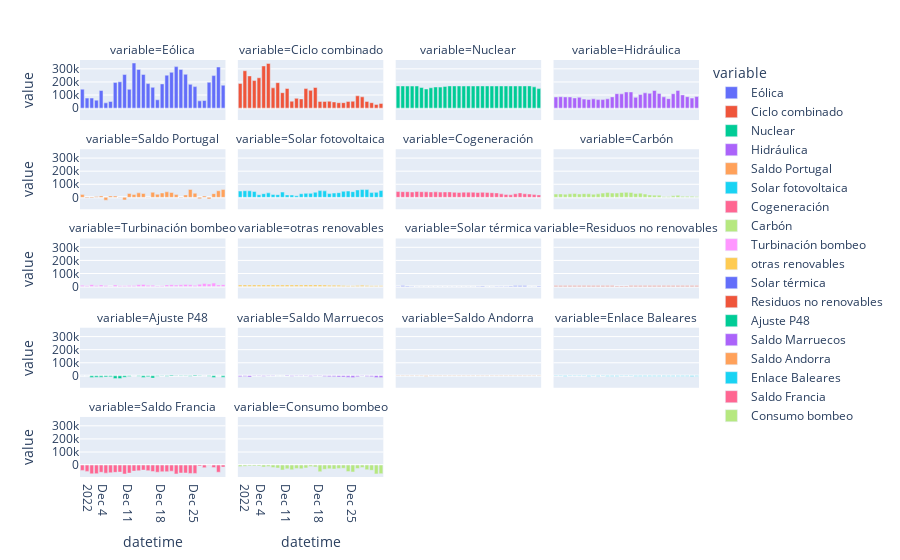

This figure's notebook cell:
### Markdown cell above
#### Facets

### Code cell
px.bar(data_frame=dfm, x='datetime', y='value', color='variable',
      facet_col='variable', facet_col_wrap=4, height=700)

### Figure 1 — Plotly figure (JSON) as saved in the notebook; plotly's stock layout.template omitted (floating-point values rounded to 4 significant figures)
{"data": [{"alignmentgroup": "True", "hovertemplate": "variable=Eólica<br>datetime=%{x}<br>value=%{y}<extra></extra>", "legendgroup": "Eólica", "marker": {"color": "#636efa", "pattern": {"shape": ""}}, "name": "Eólica", "offsetgroup": "Eólica", "orientation": "v", "showlegend": true, "textposition": "auto", "type": "bar", "x": ["2022-12-12T00:00:00", "2022-12-21T00:00:00", "2022-12-30T00:00:00", "2022-12-22T00:00:00", "2022-12-13T00:00:00", "2022-12-20T00:00:00", "2022-12-23T00:00:00", "2022-12-14T00:00:00", "2022-12-10T00:00:00", "2022-12-19T00:00:00", "2022-12-29T00:00:00", "2022-12-09T00:00:00", "2022-12-28T00:00:00", "2022-12-08T00:00:00", "2022-12-15T00:00:00", "2022-12-18T00:00:00", "2022-12-24T00:00:00", "2022-12-31T00:00:00", "2022-12-25T00:00:00", "2022-12-16T00:00:00", "2022-12-01T00:00:00", "2022-12-11T00:00:00", "2022-12-05T00:00:00", "2022-12-03T00:00:00", "2022-12-02T00:00:00", "2022-12-17T00:00:00", "2022-12-04T00:00:00", "2022-12-27T00:00:00", "2022-12-26T00:00:00", "2022-12-07T00:00:00", "2022-12-06T00:00:00"], "xaxis": "x17", "y": [344700.0, 317100.0, 314300.0, 295600.0, 294800.0, 273600.0, 258300.0, 257400.0, 256500.0, 251900.0, 248600.0, 201000.0, 197300.0, 196300.0, 187300.0, 185200.0, 181700.0, 175000.0, 164400.0, 158900.0, 144600.0, 143700.0, 134600.0, 76800.0, 76540.0, 63560.0, 61070.0, 58330.0, 55460.0, 50890.0, 40120.0], "yaxis": "y17"}, {"alignmentgroup": "True", "hovertemplate": "variable=Ciclo combinado<br>datetime=%{x}<br>value=%{y}<extra></extra>", "legendgroup": "Ciclo combinado", "marker": {"color": "#EF553B", "pattern": {"shape": ""}}, "name": "Ciclo combinado", "offsetgroup": "Ciclo combinado", "orientation": "v", "showlegend": true, "textposition": "auto", "type": "bar", "x": ["2022-12-07T00:00:00", "2022-12-06T00:00:00", "2022-12-02T00:00:00", "2022-12-03T00:00:00", "2022-12-05T00:00:00", "2022-12-04T00:00:00", "2022-12-09T00:00:00", "2022-12-01T00:00:00", "2022-12-17T00:00:00", "2022-12-08T00:00:00", "2022-12-11T00:00:00", "2022-12-15T00:00:00", "2022-12-16T00:00:00", "2022-12-10T00:00:00", "2022-12-26T00:00:00", "2022-12-27T00:00:00", "2022-12-13T00:00:00", "2022-12-14T00:00:00", "2022-12-12T00:00:00", "2022-12-25T00:00:00", "2022-12-20T00:00:00", "2022-12-28T00:00:00", "2022-12-24T00:00:00", "2022-12-19T00:00:00", "2022-12-18T00:00:00", "2022-12-21T00:00:00", "2022-12-23T00:00:00", "2022-12-22T00:00:00", "2022-12-29T00:00:00", "2022-12-31T00:00:00", "2022-12-30T00:00:00"], "xaxis": "x18", "y": [341400.0, 322300.0, 285400.0, 246000.0, 231800.0, 210500.0, 194600.0, 188300.0, 157500.0, 154800.0, 150100.0, 149200.0, 135900.0, 118200.0, 94148, 86270.0, 75100.0, 70420.0, 52900.0, 52580.0, 52560.0, 51490.0, 51190.0, 51130.0, 50900.0, 47270.0, 41980.0, 41530.0, 41460.0, 36130.0, 28470.0], "yaxis": "y18"}, {"alignmentgroup": "True", "hovertemplate": "variable=Nuclear<br>datetime=%{x}<br>value=%{y}<extra></extra>", "legendgroup": "Nuclear", "marker": {"color": "#00cc96", "pattern": {"shape": ""}}, "name": "Nuclear", "offsetgroup": "Nuclear", "orientation": "v", "showlegend": true, "textposition": "auto", "type": "bar", "x": ["2022-12-19T00:00:00", "2022-12-29T00:00:00", "2022-12-18T00:00:00", "2022-12-12T00:00:00", "2022-12-20T00:00:00", "2022-12-13T00:00:00", "2022-12-14T00:00:00", "2022-12-28T00:00:00", "2022-12-02T00:00:00", "2022-12-27T00:00:00", "2022-12-22T00:00:00", "2022-12-26T00:00:00", "2022-12-24T00:00:00", "2022-12-23T00:00:00", "2022-12-01T00:00:00", "2022-12-25T00:00:00", "2022-12-21T00:00:00", "2022-12-15T00:00:00", "2022-12-05T00:00:00", "2022-12-17T00:00:00", "2022-12-16T00:00:00", "2022-12-04T00:00:00", "2022-12-03T00:00:00", "2022-12-11T00:00:00", "2022-12-30T00:00:00", "2022-12-09T00:00:00", "2022-12-10T00:00:00", "2022-12-06T00:00:00", "2022-12-08T00:00:00", "2022-12-31T00:00:00", "2022-12-07T00:00:00"], "xaxis": "x19", "y": [169818, 169800.0, 169700.0, 169600.0, 169600.0, 169600.0, 169575, 169600.0, 169500.0, 169500.0, 169500.0, 169500.0, 169400.0, 169400.0, 169400.0, 169400.0, 169300.0, 169300.0, 169200.0, 169200.0, 169200.0, 168845, 168800.0, 166000.0, 162500.0, 161600.0, 160600.0, 157600.0, 155600.0, 149000.0, 146300.0], "yaxis": "y19"}, {"alignmentgroup": "True", "hovertemplate": "variable=Hidráulica<br>datetime=%{x}<br>value=%{y}<extra></extra>", "legendgroup": "Hidráulica", "marker": {"color": "#ab63fa", "pattern": {"shape": ""}}, "name": "Hidráulica", "offsetgroup": "Hidráulica", "orientation": "v", "showlegend": true, "textposition": "auto", "type": "bar", "x": ["2022-12-27T00:00:00", "2022-12-22T00:00:00", "2022-12-17T00:00:00", "2022-12-16T00:00:00", "2022-12-20T00:00:00", "2022-12-21T00:00:00", "2022-12-23T00:00:00", "2022-12-14T00:00:00", "2022-12-26T00:00:00", "2022-12-15T00:00:00", "2022-12-19T00:00:00", "2022-12-28T00:00:00", "2022-12-31T00:00:00", "2022-12-29T00:00:00", "2022-12-02T00:00:00", "2022-12-24T00:00:00", "2022-12-13T00:00:00", "2022-12-03T00:00:00", "2022-12-04T00:00:00", "2022-12-01T00:00:00", "2022-12-06T00:00:00", "2022-12-18T00:00:00", "2022-12-05T00:00:00", "2022-12-30T00:00:00", "2022-12-25T00:00:00", "2022-12-12T00:00:00", "2022-12-09T00:00:00", "2022-12-07T00:00:00", "2022-12-08T00:00:00", "2022-12-10T00:00:00", "2022-12-11T00:00:00"], "xaxis": "x20", "y": [135500.0, 134500.0, 123700.0, 123300.0, 116900.0, 113000.0, 112600.0, 110400.0, 110000.0, 109000.0, 103800.0, 101000.0, 88240.0, 87330.0, 87180.0, 86090.0, 85870.0, 85600.0, 85470.0, 85420.0, 82810.0, 82300.0, 77820.0, 76540.0, 72490.0, 71210.0, 70870.0, 68760.0, 66270.0, 65130.0, 65090.0], "yaxis": "y20"}, {"alignmentgroup": "True", "hovertemplate": "variable=Saldo Portugal<br>datetime=%{x}<br>value=%{y}<extra></extra>", "legendgroup": "Saldo Portugal", "marker": {"color": "#FFA15A", "pattern": {"shape": ""}}, "name": "Saldo Portugal", "offsetgroup": "Saldo Portugal", "orientation": "v", "showlegend": true, "textposition": "auto", "type": "bar", "x": ["2022-12-24T00:00:00", "2022-12-31T00:00:00", "2022-12-30T00:00:00", "2022-12-19T00:00:00", "2022-12-16T00:00:00", "2022-12-20T00:00:00", "2022-12-13T00:00:00", "2022-12-18T00:00:00", "2022-12-25T00:00:00", "2022-12-11T00:00:00", "2022-12-14T00:00:00", "2022-12-29T00:00:00", "2022-12-17T00:00:00", "2022-12-12T00:00:00", "2022-12-21T00:00:00", "2022-12-01T00:00:00", "2022-12-23T00:00:00", "2022-12-05T00:00:00", "2022-12-07T00:00:00", "2022-12-27T00:00:00", "2022-12-08T00:00:00", "2022-12-04T00:00:00", "2022-12-15T00:00:00", "2022-12-09T00:00:00", "2022-12-22T00:00:00", "2022-12-02T00:00:00", "2022-12-03T00:00:00", "2022-12-26T00:00:00", "2022-12-28T00:00:00", "2022-12-10T00:00:00", "2022-12-06T00:00:00"], "xaxis": "x13", "y": [60930.0, 59930.0, 50540.0, 42350.0, 39110.0, 37146, 34339, 33700.0, 31360.0, 29830.0, 29370.0, 28566, 23500.0, 21877, 21200.0, 21040.0, 18650.0, 11330.0, 11150.0, 10530.0, 10460.0, 6201.0, 2574.0, -1597.0, -2420.0, -5325, -5557.0, -10630.0, -11990.0, -19910.0, -21626], "yaxis": "y13"}, {"alignmentgroup": "True", "hovertemplate": "variable=Solar fotovoltaica<br>datetime=%{x}<br>value=%{y}<extra></extra>", "legendgroup": "Solar fotovoltaica", "marker": {"color": "#19d3f3", "pattern": {"shape": ""}}, "name": "Solar fotovoltaica", "offsetgroup": "Solar fotovoltaica", "orientation": "v", "showlegend": true, "textposition": "auto", "type": "bar", "x": ["2022-12-27T00:00:00", "2022-12-28T00:00:00", "2022-12-26T00:00:00", "2022-12-31T00:00:00", "2022-12-18T00:00:00", "2022-12-02T00:00:00", "2022-12-03T00:00:00", "2022-12-19T00:00:00", "2022-12-24T00:00:00", "2022-12-01T00:00:00", "2022-12-23T00:00:00", "2022-12-04T00:00:00", "2022-12-25T00:00:00", "2022-12-10T00:00:00", "2022-12-17T00:00:00", "2022-12-30T00:00:00", "2022-12-29T00:00:00", "2022-12-22T00:00:00", "2022-12-07T00:00:00", "2022-12-21T00:00:00", "2022-12-16T00:00:00", "2022-12-15T00:00:00", "2022-12-20T00:00:00", "2022-12-06T00:00:00", "2022-12-14T00:00:00", "2022-12-08T00:00:00", "2022-12-09T00:00:00", "2022-12-05T00:00:00", "2022-12-11T00:00:00", "2022-12-12T00:00:00", "2022-12-13T00:00:00"], "xaxis": "x14", "y": [59800.0, 59360.0, 56400.0, 52060.0, 51501, 50710.0, 50360.0, 49790.0, 48430.0, 48340.0, 46410.0, 44570.0, 43650.0, 40670.0, 39170.0, 38280.0, 36230.0, 35860.0, 34360.0, 32760.0, 30830.0, 30690.0, 29120.0, 28200.0, 27720.0, 21720.0, 20660.0, 20160.0, 18860.0, 17826, 12370.0], "yaxis": "y14"}, {"alignmentgroup": "True", "hovertemplate": "variable=Cogeneración<br>datetime=%{x}<br>value=%{y}<extra></extra>", "legendgroup": "Cogeneración", "marker": {"color": "#FF6692", "pattern": {"shape": ""}}, "name": "Cogeneración", "offsetgroup": "Cogeneración", "orientation": "v", "showlegend": true, "textposition": "auto", "type": "bar", "x": ["2022-12-05T00:00:00", "2022-12-01T00:00:00", "2022-12-02T00:00:00", "2022-12-03T00:00:00", "2022-12-06T00:00:00", "2022-12-07T00:00:00", "2022-12-09T00:00:00", "2022-12-12T00:00:00", "2022-12-08T00:00:00", "2022-12-11T00:00:00", "2022-12-04T00:00:00", "2022-12-10T00:00:00", "2022-12-15T00:00:00", "2022-12-16T00:00:00", "2022-12-17T00:00:00", "2022-12-19T00:00:00", "2022-12-13T00:00:00", "2022-12-20T00:00:00", "2022-12-14T00:00:00", "2022-12-18T00:00:00", "2022-12-21T00:00:00", "2022-12-27T00:00:00", "2022-12-22T00:00:00", "2022-12-26T00:00:00", "2022-12-28T00:00:00", "2022-12-23T00:00:00", "2022-12-29T00:00:00", "2022-12-24T00:00:00", "2022-12-30T00:00:00", "2022-12-25T00:00:00", "2022-12-31T00:00:00"], "xaxis": "x15", "y": [45100.0, 44490.0, 43460, 43390.0, 43240.0, 42560.0, 42480.0, 41860.0, 41600.0, 41360.0, 41310.0, 40420.0, 40010.0, 39920.0, 39270.0, 38810.0, 38480.0, 38030.0, 37880.0, 37060.0, 35640.0, 34160.0, 33940.0, 27380.0, 27380.0, 26740.0, 25540.0, 22820.0, 21090.0, 19410.0, 18810.0], "yaxis": "y15"}, {"alignmentgroup": "True", "hovertemplate": "variable=Carbón<br>datetime=%{x}<br>value=%{y}<extra></extra>", "legendgroup": "Carbón", "marker": {"color": "#B6E880", "pattern": {"shape": ""}}, "name": "Carbón", "offsetgroup": "Carbón", "orientation": "v", "showlegend": true, "textposition": "auto", "type": "bar", "x": ["2022-12-16T00:00:00", "2022-12-15T00:00:00", "2022-12-17T00:00:00", "2022-12-12T00:00:00", "2022-12-13T00:00:00", "2022-12-14T00:00:00", "2022-12-11T00:00:00", "2022-12-19T00:00:00", "2022-12-18T00:00:00", "2022-12-05T00:00:00", "2022-12-07T00:00:00", "2022-12-04T00:00:00", "2022-12-08T00:00:00", "2022-12-10T00:00:00", "2022-12-02T00:00:00", "2022-12-06T00:00:00", "2022-12-01T00:00:00", "2022-12-20T00:00:00", "2022-12-03T00:00:00", "2022-12-09T00:00:00", "2022-12-21T00:00:00", "2022-12-22T00:00:00", "2022-12-23T00:00:00", "2022-12-27T00:00:00", "2022-12-26T00:00:00", "2022-12-29T00:00:00", "2022-12-28T00:00:00", "2022-12-30T00:00:00", "2022-12-24T00:00:00", "2022-12-31T00:00:00", "2022-12-25T00:00:00"], "xaxis": "x16", "y": [38151, 37540.0, 37000.0, 36720.0, 33230.0, 33160.0, 32680.0, 32390.0, 29910.0, 29320.0, 28530.0, 27400.0, 27210.0, 26740.0, 26380.0, 25770.0, 25420.0, 25130.0, 24470.0, 23900.0, 18620.0, 17100.0, 16120.0, 15510.0, 11540.0, 8283.0, 8236.0, 8145.0, 7048.0, 6772.0, 6420.0], "yaxis": "y16"}, {"alignmentgroup": "True", "hovertemplate": "variable=Turbinación bombeo<br>datetime=%{x}<br>value=%{y}<extra></extra>", "legendgroup": "Turbinación bombeo", "marker": {"color": "#FF97FF", "pattern": {"shape": ""}}, "name": "Turbinación bombeo", "offsetgroup": "Turbinación bombeo", "orientation": "v", "showlegend": true, "textposition": "auto", "type": "bar", "x": ["2022-12-29T00:00:00", "2022-12-27T00:00:00", "2022-12-28T00:00:00", "2022-12-26T00:00:00", "2022-12-14T00:00:00", "2022-12-23T00:00:00", "2022-12-03T00:00:00", "2022-12-31T00:00:00", "2022-12-20T00:00:00", "2022-12-22T00:00:00", "2022-12-24T00:00:00", "2022-12-13T00:00:00", "2022-12-19T00:00:00", "2022-12-30T00:00:00", "2022-12-05T00:00:00", "2022-12-08T00:00:00", "2022-12-21T00:00:00", "2022-12-15T00:00:00", "2022-12-16T00:00:00", "2022-12-25T00:00:00", "2022-12-01T00:00:00", "2022-12-06T00:00:00", "2022-12-11T00:00:00", "2022-12-04T00:00:00", "2022-12-12T00:00:00", "2022-12-09T00:00:00", "2022-12-18T00:00:00", "2022-12-02T00:00:00", "2022-12-10T00:00:00", "2022-12-17T00:00:00", "2022-12-07T00:00:00"], "xaxis": "x9", "y": [26680.0, 23850.0, 19800.0, 17830.0, 16860.0, 16210.0, 14900.0, 14830.0, 14360.0, 14280.0, 14110.0, 13910.0, 12810.0, 12700.0, 12510.0, 11663, 11340.0, 10480.0, 10220.0, 9825.0, 9476.0, 8886.0, 7924.0, 7778.0, 7573.0, 6885.0, 6645.0, 6406.0, 5805.0, 5343.0, 2729.0], "yaxis": "y9"}, {"alignmentgroup": "True", "hovertemplate": "variable=otras renovables<br>datetime=%{x}<br>value=%{y}<extra></extra>", "legendgroup": "otras renovables", "marker": {"color": "#FECB52", "pattern": {"shape": ""}}, "name": "otras renovables", "offsetgroup": "otras renovables", "orientation": "v", "showlegend": true, "textposition": "auto", "type": "bar", "x": ["2022-12-15T00:00:00", "2022-12-17T00:00:00", "2022-12-18T00:00:00", "2022-12-16T00:00:00", "2022-12-06T00:00:00", "2022-12-13T00:00:00", "2022-12-11T00:00:00", "2022-12-04T00:00:00", "2022-12-02T00:00:00", "2022-12-07T00:00:00", "2022-12-12T00:00:00", "2022-12-03T00:00:00", "2022-12-05T00:00:00", "2022-12-01T00:00:00", "2022-12-14T00:00:00", "2022-12-08T00:00:00", "2022-12-09T00:00:00", "2022-12-10T00:00:00", "2022-12-19T00:00:00", "2022-12-20T00:00:00", "2022-12-21T00:00:00", "2022-12-27T00:00:00", "2022-12-22T00:00:00", "2022-12-23T00:00:00", "2022-12-28T00:00:00", "2022-12-26T00:00:00", "2022-12-29T00:00:00", "2022-12-24T00:00:00", "2022-12-25T00:00:00", "2022-12-30T00:00:00", "2022-12-31T00:00:00"], "xaxis": "x10", "y": [13010.0, 12920.0, 12892, 12830.0, 12640.0, 12510.0, 12470.0, 12460.0, 12390.0, 12310.0, 12230.0, 12190.0, 12180.0, 12100.0, 12060.0, 11890.0, 11760.0, 11700.0, 11620.0, 11210.0, 11190.0, 10770.0, 10670.0, 8267.0, 7987.0, 7860, 7215.0, 7016.0, 6713.0, 6586.0, 6061.0], "yaxis": "y10"}, {"alignmentgroup": "True", "hovertemplate": "variable=Solar térmica<br>datetime=%{x}<br>value=%{y}<extra></extra>", "legendgroup": "Solar térmica", "marker": {"color": "#636efa", "pattern": {"shape": ""}}, "name": "Solar térmica", "offsetgroup": "Solar térmica", "orientation": "v", "showlegend": true, "textposition": "auto", "type": "bar", "x": ["2022-12-27T00:00:00", "2022-12-28T00:00:00", "2022-12-26T00:00:00", "2022-12-02T00:00:00", "2022-12-31T00:00:00", "2022-12-03T00:00:00", "2022-12-25T00:00:00", "2022-12-19T00:00:00", "2022-12-18T00:00:00", "2022-12-23T00:00:00", "2022-12-01T00:00:00", "2022-12-24T00:00:00", "2022-12-22T00:00:00", "2022-12-04T00:00:00", "2022-12-29T00:00:00", "2022-12-17T00:00:00", "2022-12-30T00:00:00", "2022-12-07T00:00:00", "2022-12-21T00:00:00", "2022-12-20T00:00:00", "2022-12-10T00:00:00", "2022-12-05T00:00:00", "2022-12-16T00:00:00", "2022-12-06T00:00:00", "2022-12-12T00:00:00", "2022-12-13T00:00:00", "2022-12-14T00:00:00", "2022-12-15T00:00:00", "2022-12-11T00:00:00", "2022-12-08T00:00:00", "2022-12-09T00:00:00"], "xaxis": "x11", "y": [6444.0, 6227.0, 5703.0, 5638.0, 5355.0, 4217.0, 3998.0, 3804.0, 3653.0, 3433.0, 3152.0, 2838.0, 2165.0, 1989.0, 1698.0, 1615.0, 1503.0, 782.8, 639.8, 607.5, 568.2, 343.4, 343.2, 330, 232.9, 164.5, 138.1, 82.8, 51.4, 42.9, 6.9], "yaxis": "y11"}, {"alignmentgroup": "True", "hovertemplate": "variable=Residuos no renovables<br>datetime=%{x}<br>value=%{y}<extra></extra>", "legendgroup": "Residuos no renovables", "marker": {"color": "#EF553B", "pattern": {"shape": ""}}, "name": "Residuos no renovables", "offsetgroup": "Residuos no renovables", "orientation": "v", "showlegend": true, "textposition": "auto", "type": "bar", "x": ["2022-12-03T00:00:00", "2022-12-27T00:00:00", "2022-12-10T00:00:00", "2022-12-11T00:00:00", "2022-12-02T00:00:00", "2022-12-09T00:00:00", "2022-12-21T00:00:00", "2022-12-08T00:00:00", "2022-12-30T00:00:00", "2022-12-18T00:00:00", "2022-12-12T00:00:00", "2022-12-04T00:00:00", "2022-12-29T00:00:00", "2022-12-31T00:00:00", "2022-12-26T00:00:00", "2022-12-13T00:00:00", "2022-12-19T00:00:00", "2022-12-01T00:00:00", "2022-12-23T00:00:00", "2022-12-25T00:00:00", "2022-12-24T00:00:00", "2022-12-20T00:00:00", "2022-12-06T00:00:00", "2022-12-05T00:00:00", "2022-12-22T00:00:00", "2022-12-28T00:00:00", "2022-12-07T00:00:00", "2022-12-17T00:00:00", "2022-12-16T00:00:00", "2022-12-14T00:00:00", "2022-12-15T00:00:00"], "xaxis": "x12", "y": [6399.0, 6345.0, 6338.0, 6325, 6306, 6291.0, 6247.0, 6221.0, 6206.0, 6156.0, 6143.0, 6142.0, 6125.0, 6097.0, 6093.0, 6063.0, 6056.0, 6036.0, 6023.0, 6023.0, 6000.0, 5990.0, 5945.0, 5879.0, 5876.0, 5868.0, 5864.0, 5807.0, 5448.0, 5331.0, 5077.0], "yaxis": "y12"}, {"alignmentgroup": "True", "hovertemplate": "variable=Ajuste P48<br>datetime=%{x}<br>value=%{y}<extra></extra>", "legendgroup": "Ajuste P48", "marker": {"color": "#00cc96", "pattern": {"shape": ""}}, "name": "Ajuste P48", "offsetgroup": "Ajuste P48", "orientation": "v", "showlegend": true, "textposition": "auto", "type": "bar", "x": ["2022-12-20T00:00:00", "2022-12-25T00:00:00", "2022-12-18T00:00:00", "2022-12-21T00:00:00", "2022-12-01T00:00:00", "2022-12-12T00:00:00", "2022-12-30T00:00:00", "2022-12-02T00:00:00", "2022-12-27T00:00:00", "2022-12-23T00:00:00", "2022-12-26T00:00:00", "2022-12-22T00:00:00", "2022-12-19T00:00:00", "2022-12-13T00:00:00", "2022-12-24T00:00:00", "2022-12-17T00:00:00", "2022-12-28T00:00:00", "2022-12-11T00:00:00", "2022-12-15T00:00:00", "2022-12-07T00:00:00", "2022-12-06T00:00:00", "2022-12-05T00:00:00", "2022-12-31T00:00:00", "2022-12-04T00:00:00", "2022-12-10T00:00:00", "2022-12-03T00:00:00", "2022-12-14T00:00:00", "2022-12-29T00:00:00", "2022-12-16T00:00:00", "2022-12-08T00:00:00", "2022-12-09T00:00:00"], "xaxis": "x5", "y": [6075, 5550, 3349.0, 2507.0, 1535, 302.6, 252, 197.5, 26, -763.9, -1238.0, -1653.0, -2425, -3075, -3122, -3482.0, -3719, -4665.0, -7370.0, -7852.0, -8100, -9951.0, -10110.0, -10870.0, -11490.0, -12110.0, -12170.0, -13200, -17130, -19790, -21160.0], "yaxis": "y5"}, {"alignmentgroup": "True", "hovertemplate": "variable=Saldo Marruecos<br>datetime=%{x}<br>value=%{y}<extra></extra>", "legendgroup": "Saldo Marruecos", "marker": {"color": "#ab63fa", "pattern": {"shape": ""}}, "name": "Saldo Marruecos", "offsetgroup": "Saldo Marruecos", "orientation": "v", "showlegend": true, "textposition": "auto", "type": "bar", "x": ["2022-12-11T00:00:00", "2022-12-09T00:00:00", "2022-12-10T00:00:00", "2022-12-08T00:00:00", "2022-12-04T00:00:00", "2022-12-14T00:00:00", "2022-12-17T00:00:00", "2022-12-15T00:00:00", "2022-12-18T00:00:00", "2022-12-27T00:00:00", "2022-12-07T00:00:00", "2022-12-05T00:00:00", "2022-12-13T00:00:00", "2022-12-16T00:00:00", "2022-12-06T00:00:00", "2022-12-12T00:00:00", "2022-12-28T00:00:00", "2022-12-02T00:00:00", "2022-12-19T00:00:00", "2022-12-01T00:00:00", "2022-12-29T00:00:00", "2022-12-21T00:00:00", "2022-12-20T00:00:00", "2022-12-26T00:00:00", "2022-12-22T00:00:00", "2022-12-23T00:00:00", "2022-12-03T00:00:00", "2022-12-24T00:00:00", "2022-12-25T00:00:00", "2022-12-30T00:00:00", "2022-12-31T00:00:00"], "xaxis": "x6", "y": [4263.0, -74.6, -158.4, -552.5, -1390, -1430, -1490, -1500, -1530, -1870, -1940, -2020, -2070, -2510, -3020, -3850.0, -4670, -5500, -5950, -6850, -6934, -6940, -7140.0, -7340, -8860, -9210, -9363, -10220.0, -12060, -12840, -13570.0], "yaxis": "y6"}, {"alignmentgroup": "True", "hovertemplate": "variable=Saldo Andorra<br>datetime=%{x}<br>value=%{y}<extra></extra>", "legendgroup": "Saldo Andorra", "marker": {"color": "#FFA15A", "pattern": {"shape": ""}}, "name": "Saldo Andorra", "offsetgroup": "Saldo Andorra", "orientation": "v", "showlegend": true, "textposition": "auto", "type": "bar", "x": ["2022-12-19T00:00:00", "2022-12-28T00:00:00", "2022-12-27T00:00:00", "2022-12-12T00:00:00", "2022-12-26T00:00:00", "2022-12-04T00:00:00", "2022-12-08T00:00:00", "2022-12-05T00:00:00", "2022-12-25T00:00:00", "2022-12-29T00:00:00", "2022-12-30T00:00:00", "2022-12-01T00:00:00", "2022-12-03T00:00:00", "2022-12-20T00:00:00", "2022-12-22T00:00:00", "2022-12-23T00:00:00", "2022-12-09T00:00:00", "2022-12-21T00:00:00", "2022-12-24T00:00:00", "2022-12-16T00:00:00", "2022-12-13T00:00:00", "2022-12-02T00:00:00", "2022-12-11T00:00:00", "2022-12-18T00:00:00", "2022-12-31T00:00:00", "2022-12-17T00:00:00", "2022-12-10T00:00:00", "2022-12-14T00:00:00", "2022-12-15T00:00:00", "2022-12-06T00:00:00", "2022-12-07T00:00:00"], "xaxis": "x7", "y": [-943, -1041, -1082, -1084, -1110, -1166, -1179, -1193, -1210, -1215, -1217, -1241, -1268, -1269, -1272, -1289, -1308, -1314, -1341, -1351, -1369, -1385, -1401, -1420, -1436.0, -1498, -1504, -1518, -1533, -2089, -2383], "yaxis": "y7"}, {"alignmentgroup": "True", "hovertemplate": "variable=Enlace Baleares<br>datetime=%{x}<br>value=%{y}<extra></extra>", "legendgroup": "Enlace Baleares", "marker": {"color": "#19d3f3", "pattern": {"shape": ""}}, "name": "Enlace Baleares", "offsetgroup": "Enlace Baleares", "orientation": "v", "showlegend": true, "textposition": "auto", "type": "bar", "x": ["2022-12-05T00:00:00", "2022-12-04T00:00:00", "2022-12-06T00:00:00", "2022-12-11T00:00:00", "2022-12-01T00:00:00", "2022-12-07T00:00:00", "2022-12-09T00:00:00", "2022-12-02T00:00:00", "2022-12-15T00:00:00", "2022-12-17T00:00:00", "2022-12-16T00:00:00", "2022-12-26T00:00:00", "2022-12-03T00:00:00", "2022-12-08T00:00:00", "2022-12-10T00:00:00", "2022-12-25T00:00:00", "2022-12-27T00:00:00", "2022-12-13T00:00:00", "2022-12-14T00:00:00", "2022-12-18T00:00:00", "2022-12-24T00:00:00", "2022-12-31T00:00:00", "2022-12-23T00:00:00", "2022-12-19T00:00:00", "2022-12-22T00:00:00", "2022-12-12T00:00:00", "2022-12-28T00:00:00", "2022-12-20T00:00:00", "2022-12-21T00:00:00", "2022-12-29T00:00:00", "2022-12-30T00:00:00"], "xaxis": "x8", "y": [-979.2, -979.2, -979.2, -1227.0, -1326.0, -1326, -1347, -1475.0, -1548.0, -1896.0, -1899.0, -2304.0, -2502.0, -2573.0, -2641.0, -2666.0, -2674.0, -2722.0, -2808.0, -3043.0, -3230, -3334, -3431, -3579, -3641, -3740.0, -3794, -3848, -3848, -3981, -4141], "yaxis": "y8"}, {"alignmentgroup": "True", "hovertemplate": "variable=Saldo Francia<br>datetime=%{x}<br>value=%{y}<extra></extra>", "legendgroup": "Saldo Francia", "marker": {"color": "#FF6692", "pattern": {"shape": ""}}, "name": "Saldo Francia", "offsetgroup": "Saldo Francia", "orientation": "v", "showlegend": true, "textposition": "auto", "type": "bar", "x": ["2022-12-28T00:00:00", "2022-12-26T00:00:00", "2022-12-31T00:00:00", "2022-12-29T00:00:00", "2022-12-27T00:00:00", "2022-12-14T00:00:00", "2022-12-01T00:00:00", "2022-12-15T00:00:00", "2022-12-13T00:00:00", "2022-12-12T00:00:00", "2022-12-20T00:00:00", "2022-12-02T00:00:00", "2022-12-16T00:00:00", "2022-12-19T00:00:00", "2022-12-18T00:00:00", "2022-12-09T00:00:00", "2022-12-30T00:00:00", "2022-12-17T00:00:00", "2022-12-05T00:00:00", "2022-12-08T00:00:00", "2022-12-07T00:00:00", "2022-12-23T00:00:00", "2022-12-22T00:00:00", "2022-12-11T00:00:00", "2022-12-06T00:00:00", "2022-12-25T00:00:00", "2022-12-24T00:00:00", "2022-12-04T00:00:00", "2022-12-03T00:00:00", "2022-12-21T00:00:00", "2022-12-10T00:00:00"], "xaxis": "x", "y": [-1297.0, -7984.0, -15145, -19260.0, -19560.0, -38475, -40800, -42500, -42986, -46140.0, -46630.0, -48150, -49410, -50340.0, -50888, -53790, -54320.0, -54732, -54870.0, -55720.0, -58577, -60436, -60500.0, -61255, -61658, -63742, -63970.0, -65550.0, -66860.0, -67382, -68130.0], "yaxis": "y"}, {"alignmentgroup": "True", "hovertemplate": "variable=Consumo bombeo<br>datetime=%{x}<br>value=%{y}<extra></extra>", "legendgroup": "Consumo bombeo", "marker": {"color": "#B6E880", "pattern": {"shape": ""}}, "name": "Consumo bombeo", "offsetgroup": "Consumo bombeo", "orientation": "v", "showlegend": true, "textposition": "auto", "type": "bar", "x": ["2022-12-03T00:00:00", "2022-12-04T00:00:00", "2022-12-05T00:00:00", "2022-12-02T00:00:00", "2022-12-16T00:00:00", "2022-12-07T00:00:00", "2022-12-01T00:00:00", "2022-12-17T00:00:00", "2022-12-06T00:00:00", "2022-12-27T00:00:00", "2022-12-08T00:00:00", "2022-12-15T00:00:00", "2022-12-09T00:00:00", "2022-12-23T00:00:00", "2022-12-22T00:00:00", "2022-12-13T00:00:00", "2022-12-26T00:00:00", "2022-12-20T00:00:00", "2022-12-14T00:00:00", "2022-12-11T00:00:00", "2022-12-21T00:00:00", "2022-12-19T00:00:00", "2022-12-28T00:00:00", "2022-12-12T00:00:00", "2022-12-10T00:00:00", "2022-12-29T00:00:00", "2022-12-24T00:00:00", "2022-12-18T00:00:00", "2022-12-25T00:00:00", "2022-12-31T00:00:00", "2022-12-30T00:00:00"], "xaxis": "x2", "y": [-6351.0, -6631.0, -7980.0, -9484.0, -10880.0, -11350.0, -11760.0, -13770.0, -14560.0, -18240.0, -19120.0, -21660.0, -22250.0, -24270.0, -25200.0, -25830.0, -26550.0, -27980.0, -28080.0, -28290.0, -30000.0, -32090.0, -34990.0, -35890.0, -37460.0, -40300.0, -49923, -50410.0, -52760.0, -65530.0, -67280.0], "yaxis": "y2"}], "layout": {"annotations": [{"font": {}, "showarrow": false, "text": "variable=Saldo Francia", "x": 0.1175, "xanchor": "center", "xref": "paper", "y": 0.144, "yanchor": "bottom", "yref": "paper"}, {"font": {}, "showarrow": false, "text": "variable=Consumo bombeo", "x": 0.3725, "xanchor": "center", "xref": "paper", "y": 0.144, "yanchor": "bottom", "yref": "paper"}, {"font": {}, "showarrow": false, "text": "variable=Ajuste P48", "x": 0.1175, "xanchor": "center", "xref": "paper", "y": 0.358, "yanchor": "bottom", "yref": "paper"}, {"font": {}, "showarrow": false, "text": "variable=Saldo Marruecos", "x": 0.3725, "xanchor": "center", "xref": "paper", "y": 0.358, "yanchor": "bottom", "yref": "paper"}, {"font": {}, "showarrow": false, "text": "variable=Saldo Andorra", "x": 0.6275, "xanchor": "center", "xref": "paper", "y": 0.358, "yanchor": "bottom", "yref": "paper"}, {"font": {}, "showarrow": false, "text": "variable=Enlace Baleares", "x": 0.8825, "xanchor": "center", "xref": "paper", "y": 0.358, "yanchor": "bottom", "yref": "paper"}, {"font": {}, "showarrow": false, "text": "variable=Turbinación bombeo", "x": 0.1175, "xanchor": "center", "xref": "paper", "y": 0.572, "yanchor": "bottom", "yref": "paper"}, {"font": {}, "showarrow": false, "text": "variable=otras renovables", "x": 0.3725, "xanchor": "center", "xref": "paper", "y": 0.572, "yanchor": "bottom", "yref": "paper"}, {"font": {}, "showarrow": false, "text": "variable=Solar térmica", "x": 0.6275, "xanchor": "center", "xref": "paper", "y": 0.572, "yanchor": "bottom", "yref": "paper"}, {"font": {}, "showarrow": false, "text": "variable=Residuos no renovables", "x": 0.8825, "xanchor": "center", "xref": "paper", "y": 0.572, "yanchor": "bottom", "yref": "paper"}, {"font": {}, "showarrow": false, "text": "variable=Saldo Portugal", "x": 0.1175, "xanchor": "center", "xref": "paper", "y": 0.786, "yanchor": "bottom", "yref": "paper"}, {"font": {}, "showarrow": false, "text": "variable=Solar fotovoltaica", "x": 0.3725, "xanchor": "center", "xref": "paper", "y": 0.786, "yanchor": "bottom", "yref": "paper"}, {"font": {}, "showarrow": false, "text": "variable=Cogeneración", "x": 0.6275, "xanchor": "center", "xref": "paper", "y": 0.786, "yanchor": "bottom", "yref": "paper"}, {"font": {}, "showarrow": false, "text": "variable=Carbón", "x": 0.8825, "xanchor": "center", "xref": "paper", "y": 0.786, "yanchor": "bottom", "yref": "paper"}, {"font": {}, "showarrow": false, "text": "variable=Eólica", "x": 0.1175, "xanchor": "center", "xref": "paper", "y": 1, "yanchor": "bottom", "yref": "paper"}, {"font": {}, "showarrow": false, "text": "variable=Ciclo combinado", "x": 0.3725, "xanchor": "center", "xref": "paper", "y": 1, "yanchor": "bottom", "yref": "paper"}, {"font": {}, "showarrow": false, "text": "variable=Nuclear", "x": 0.6275, "xanchor": "center", "xref": "paper", "y": 1, "yanchor": "bottom", "yref": "paper"}, {"font": {}, "showarrow": false, "text": "variable=Hidráulica", "x": 0.8825, "xanchor": "center", "xref": "paper", "y": 1, "yanchor": "bottom", "yref": "paper"}], "autosize": true, "barmode": "relative", "legend": {"title": {"text": "variable"}, "tracegroupgap": 0}, "margin": {"t": 60}, "xaxis": {"anchor": "y", "autorange": true, "domain": [0, 0.235], "range": ["2022-11-30 12:00", "2022-12-31 12:00"], "title": {"text": "datetime"}, "type": "date"}, "xaxis10": {"anchor": "y10", "autorange": true, "domain": [0.255, 0.49], "matches": "x", "range": ["2022-11-30 12:00", "2022-12-31 12:00"], "showticklabels": false, "type": "date"}, "xaxis11": {"anchor": "y11", "autorange": true, "domain": [0.51, 0.745], "matches": "x", "range": ["2022-11-30 12:00", "2022-12-31 12:00"], "showticklabels": false, "type": "date"}, "xaxis12": {"anchor": "y12", "autorange": true, "domain": [0.765, 1.0], "matches": "x", "range": ["2022-11-30 12:00", "2022-12-31 12:00"], "showticklabels": false, "type": "date"}, "xaxis13": {"anchor": "y13", "autorange": true, "domain": [0, 0.235], "matches": "x", "range": ["2022-11-30 12:00", "2022-12-31 12:00"], "showticklabels": false, "type": "date"}, "xaxis14": {"anchor": "y14", "autorange": true, "domain": [0.255, 0.49], "matches": "x", "range": ["2022-11-30 12:00", "2022-12-31 12:00"], "showticklabels": false, "type": "date"}, "xaxis15": {"anchor": "y15", "autorange": true, "domain": [0.51, 0.745], "matches": "x", "range": ["2022-11-30 12:00", "2022-12-31 12:00"], "showticklabels": false, "type": "date"}, "xaxis16": {"anchor": "y16", "autorange": true, "domain": [0.765, 1.0], "matches": "x", "range": ["2022-11-30 12:00", "2022-12-31 12:00"], "showticklabels": false, "type": "date"}, "xaxis17": {"anchor": "y17", "autorange": true, "domain": [0, 0.235], "matches": "x", "range": ["2022-11-30 12:00", "2022-12-31 12:00"], "showticklabels": false, "type": "date"}, "xaxis18": {"anchor": "y18", "autorange": true, "domain": [0.255, 0.49], "matches": "x", "range": ["2022-11-30 12:00", "2022-12-31 12:00"], "showticklabels": false, "type": "date"}, "xaxis19": {"anchor": "y19", "autorange": true, "domain": [0.51, 0.745], "matches": "x", "range": ["2022-11-30 12:00", "2022-12-31 12:00"], "showticklabels": false, "type": "date"}, "xaxis2": {"anchor": "y2", "autorange": true, "domain": [0.255, 0.49], "matches": "x", "range": ["2022-11-30 12:00", "2022-12-31 12:00"], "title": {"text": "datetime"}, "type": "date"}, "xaxis20": {"anchor": "y20", "autorange": true, "domain": [0.765, 1.0], "matches": "x", "range": ["2022-11-30 12:00", "2022-12-31 12:00"], "showticklabels": false, "type": "date"}, "xaxis3": {"anchor": "y3", "domain": [0.51, 0.745], "matches": "x", "title": {"text": "datetime"}}, "xaxis4": {"anchor": "y4", "domain": [0.765, 1.0], "matches": "x", "title": {"text": "datetime"}}, "xaxis5": {"anchor": "y5", "autorange": true, "domain": [0, 0.235], "matches": "x", "range": ["2022-11-30 12:00", "2022-12-31 12:00"], "showticklabels": false, "type": "date"}, "xaxis6": {"anchor": "y6", "autorange": true, "domain": [0.255, 0.49], "matches": "x", "range": ["2022-11-30 12:00", "2022-12-31 12:00"], "showticklabels": false, "type": "date"}, "xaxis7": {"anchor": "y7", "autorange": true, "domain": [0.51, 0.745], "matches": "x", "range": ["2022-11-30 12:00", "2022-12-31 12:00"], "showticklabels": false, "type": "date"}, "xaxis8": {"anchor": "y8", "autorange": true, "domain": [0.765, 1.0], "matches": "x", "range": ["2022-11-30 12:00", "2022-12-31 12:00"], "showticklabels": false, "type": "date"}, "xaxis9": {"anchor": "y9", "autorange": true, "domain": [0, 0.235], "matches": "x", "range": ["2022-11-30 12:00", "2022-12-31 12:00"], "showticklabels": false, "type": "date"}, "yaxis": {"anchor": "x", "autorange": true, "domain": [0, 0.144], "range": [-91060.0, 367600.0], "title": {"text": "value"}, "type": "linear"}, "yaxis10": {"anchor": "x10", "autorange": true, "domain": [0.428, 0.572], "matches": "y", "range": [-91060.0, 367600.0], "showticklabels": false, "type": "linear"}, "yaxis11": {"anchor": "x11", "autorange": true, "domain": [0.428, 0.572], "matches": "y", "range": [-91060.0, 367600.0], "showticklabels": false, "type": "linear"}, "yaxis12": {"anchor": "x12", "autorange": true, "domain": [0.428, 0.572], "matches": "y", "range": [-91060.0, 367600.0], "showticklabels": false, "type": "linear"}, "yaxis13": {"anchor": "x13", "autorange": true, "domain": [0.642, 0.786], "matches": "y", "range": [-91060.0, 367600.0], "title": {"text": "value"}, "type": "linear"}, "yaxis14": {"anchor": "x14", "autorange": true, "domain": [0.642, 0.786], "matches": "y", "range": [-91060.0, 367600.0], "showticklabels": false, "type": "linear"}, "yaxis15": {"anchor": "x15", "autorange": true, "domain": [0.642, 0.786], "matches": "y", "range": [-91060.0, 367600.0], "showticklabels": false, "type": "linear"}, "yaxis16": {"anchor": "x16", "autorange": true, "domain": [0.642, 0.786], "matches": "y", "range": [-91060.0, 367600.0], "showticklabels": false, "type": "linear"}, "yaxis17": {"anchor": "x17", "autorange": true, "domain": [0.856, 1], "matches": "y", "range": [-91060.0, 367600.0], "title": {"text": "value"}, "type": "linear"}, "yaxis18": {"anchor": "x18", "autorange": true, "domain": [0.856, 1], "matches": "y", "range": [-91060.0, 367600.0], "showticklabels": false, "type": "linear"}, "yaxis19": {"anchor": "x19", "autorange": true, "domain": [0.856, 1], "matches": "y", "range": [-91060.0, 367600.0], "showticklabels": false, "type": "linear"}, "yaxis2": {"anchor": "x2", "autorange": true, "domain": [0, 0.144], "matches": "y", "range": [-91060.0, 367600.0], "showticklabels": false, "type": "linear"}, "yaxis20": {"anchor": "x20", "autorange": true, "domain": [0.856, 1], "matches": "y", "range": [-91060.0, 367600.0], "showticklabels": false, "type": "linear"}, "yaxis3": {"anchor": "x3", "domain": [0, 0.144], "matches": "y", "showticklabels": false}, "yaxis4": {"anchor": "x4", "domain": [0, 0.144], "matches": "y", "showticklabels": false}, "yaxis5": {"anchor": "x5", "autorange": true, "domain": [0.214, 0.358], "matches": "y", "range": [-91060.0, 367600.0], "title": {"text": "value"}, "type": "linear"}, "yaxis6": {"anchor": "x6", "autorange": true, "domain": [0.214, 0.358], "matches": "y", "range": [-91060.0, 367600.0], "showticklabels": false, "type": "linear"}, "yaxis7": {"anchor": "x7", "autorange": true, "domain": [0.214, 0.358], "matches": "y", "range": [-91060.0, 367600.0], "showticklabels": false, "type": "linear"}, "yaxis8": {"anchor": "x8", "autorange": true, "domain": [0.214, 0.358], "matches": "y", "range": [-91060.0, 367600.0], "showticklabels": false, "type": "linear"}, "yaxis9": {"anchor": "x9", "autorange": true, "domain": [0.428, 0.572], "matches": "y", "range": [-91060.0, 367600.0], "title": {"text": "value"}, "type": "linear"}}}
